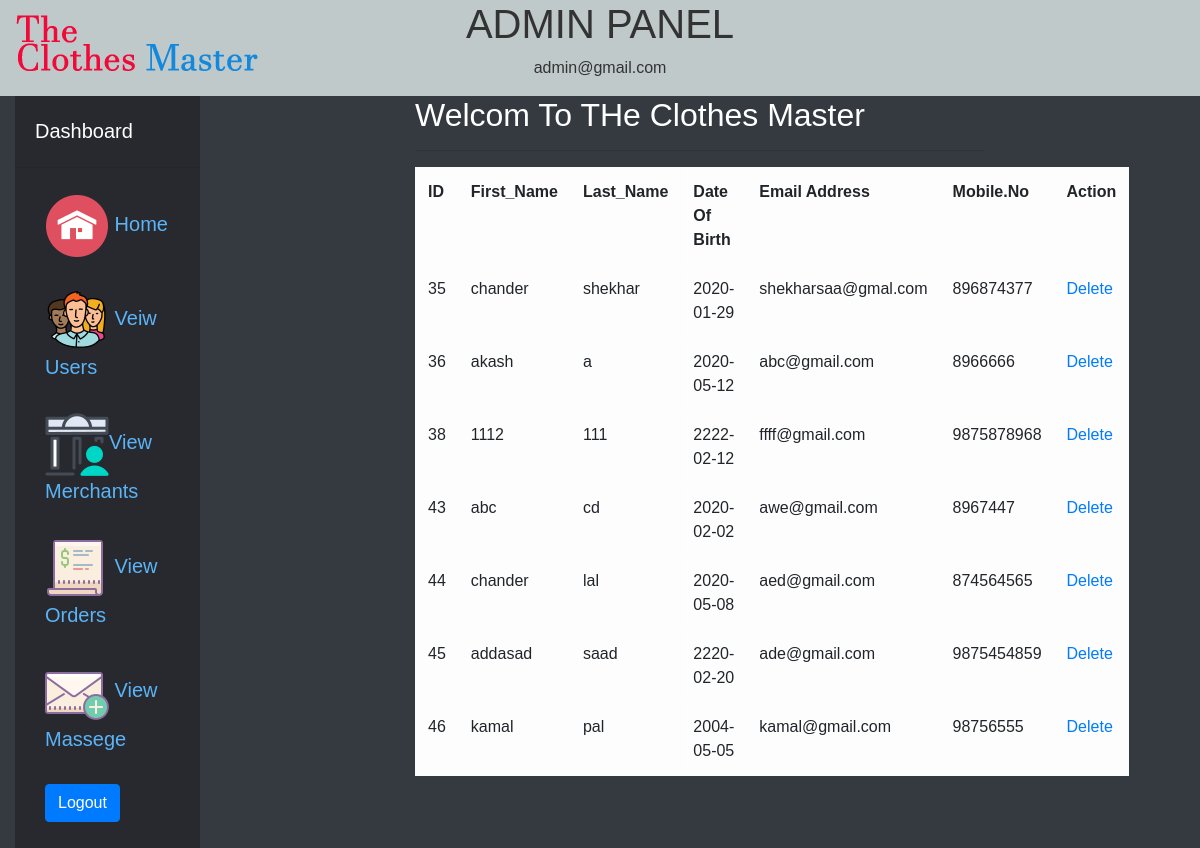
The app's page /admin/viewusers.php (signed in) with its own data.
### tables this page shows
CREATE TABLE `user_details` (
  `id` int(11) NOT NULL,
  `first_name` varchar(20) NOT NULL,
  `last_name` varchar(20) NOT NULL,
  `dob` date NOT NULL,
  `email` varchar(25) NOT NULL,
  `mobile` varchar(20) NOT NULL,
  `cpass` varchar(8) NOT NULL
);

### admin/viewusers.php (the view, shortened to what this page needs)
<?php
        if(!isset($_SESSION['email'])){
            header("Location: index.php");
            }else{
?>
<!DOCTYPE html>
<html>
        <head>
        <?php   require_once '../conn.php'; ?>
        <link href="https://stackpath.bootstrapcdn.com/bootstrap/4.5.0/css/bootstrap.min.css" rel="stylesheet">
   <link rel="stylesheet" type="text/css" href="../css\admincss.css">
        </head>
            <body>
                 <div class="container-fluid">
                     <div class="row">
                        <div class="col-lg-4 col-sm-12 col-md-6">
                            <img alt="Brand" src="../images\logo.png">
                        </div>
                        <div class="col-lg-4 col-sm-6 col-md-6 ">
                            <center>    <h1>ADMIN PANEL</h1></center>
                            <center><p><?php echo $_SESSION['email']; ?></p> </center>
                        </div>
                    </div>
                </div>
            <div class="container-fluid bg-dark">
              <div class="row">
                  <div class="col-lg-4 col-md-4 col-sm-12  ">
                    <aside class="w-80">
                        <nav>
                            <section class="options">
                                <p>Dashboard</p>
                                     <hr>
                                <ul class="menu">
                                    <li class="item"><a  href="admin.php"><img src="../images\home.png" alt="home"/>  Home</a></li>
                                    <li class="item"><a href="viewusers.php"> <img src="../images\users.png" alt="Users"/>   Veiw Users</a></li>
                                    <li class="item"> <a href="viewmerchants.php"><img src="../images\merchant.png" alt="Merchants"/>View Merchants</a></li>
                                    <li class="item"><a href="vieworders.php"> <img src="../images\orders.png" alt="Orders"/> View Orders</a></li>
                                    <li class="item"><a href="viewmsg.php"><img src="../images\massege.png" alt="Massege"/> View Massege</a></li>
                                    <li class="item"><a href="logout.php"><input type="submit"  value="Logout" class="btn btn-primary"></a></li>
                                </ul>
                            </section>
                         </nav>
                    </aside>
                </div>
                <div class="col-lg-6 col-md-6 col-sm-12">
                <h2>Welcom To THe Clothes Master</h2>
                    <hr>
                        <table class="table table-bordered table-light w-50 " >
                            <tr>
                                <th>ID</th>
                                <th>First_Name</th>
                                <th>Last_Name</th>
                                <th>Date Of Birth</th>
                                <th>Email Address</th>
                                <th>Mobile.No</th>
                                <th>Action</th>
                            </tr>
               <?php
                      $sql = "SELECT * FROM user_details";
                            if($result = $conn->query($sql)){
                                 if($result->num_rows >0){
                                    while($row = $result->fetch_assoc()){
                                        echo "<tr>";
                                             echo  "<td>" .$row['id'] ."</td>";
                                             echo  "<td>" .$row['first_name'] ."</td>";
                                             echo  "<td>" .$row['last_name']  ."</td>";
                                             echo  "<td>" .$row['dob'] . "</td>";
                                             echo  "<td>" .$row['email'] ."</td>";
                                             echo  "<td>" .$row['mobile'] ."</td>";
                                             echo  '<td><a href="deleteuser.php?Del=' . $row['id'] . '">Delete</a></td>';
                                    echo "</tr>";
                                }
                                    echo "</table>";
                             }else{
                                  echo "No Record Found";
                                 }
                         }else{
                                    echo "Error: Could Not Able to execute $sql." .$mysqli->error;
                             }
                         ?>
                    </div>
                </div>
             </div>
    </body>
</html>
<?php } ?>

### css/admincss.css (style rules this page uses)
body { margin: 0; padding: 0; color: #333; font-family: Verdana, Geneva, sans-serif; }
* { padding: 0; margin: 0; }
.container-fluid { background-color:#BFC9CA; }
h1 { font-family:sans-serif; }
h2 { color:white; }
.menu li { margin: 10px 0px 5px 20px; list-style: none; font-size: 20px; padding: 10px; }
.item a { text-decoration: none; cursor: pointer; color:#5BB4F7; }
aside { float: left; background-color: #27292F; overflow: hidden; width: 50%; }
nav .options p { color: #FFF; font-size: 20px; padding: 20px 0px 5px 10px; margin: 0px 5px 0px 10px; }
nav .options { float: left; }

### records on screen
user_details: id "35", first_name "chander", last_name "shekhar", dob "2020-01-29", email "shekharsaa@gmal.com", mobile "896874377"
user_details: id "36", first_name "akash", last_name "a", dob "2020-05-12", email "abc@gmail.com", mobile "8966666"
user_details: id "38", first_name "1112", last_name "111", dob "2222-02-12", email "ffff@gmail.com", mobile "9875878968"
user_details: id "43", first_name "abc", last_name "cd", dob "2020-02-02", email "awe@gmail.com", mobile "8967447"
user_details: id "44", first_name "chander", last_name "lal", dob "2020-05-08", email "aed@gmail.com", mobile "874564565"
user_details: id "45", first_name "addasad", last_name "saad", dob "2220-02-20", email "ade@gmail.com", mobile "9875454859"
user_details: id "46", first_name "kamal", last_name "pal", dob "2004-05-05", email "kamal@gmail.com", mobile "98756555"

### other values on screen
$_SESSION['email'] "admin@gmail.com"
